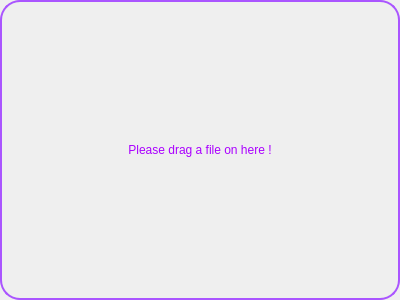
<?xml version="1.0" encoding="UTF-8"?>
<ui version="4.0">
 <class>dragWidget</class>
 <widget class="QWidget" name="dragWidget">
  <property name="enabled">
   <bool>true</bool>
  </property>
  <property name="geometry">
   <rect>
    <x>0</x>
    <y>0</y>
    <width>400</width>
    <height>300</height>
   </rect>
  </property>
  <property name="acceptDrops">
   <bool>false</bool>
  </property>
  <property name="windowTitle">
   <string>Form</string>
  </property>
  <property name="autoFillBackground">
   <bool>false</bool>
  </property>
  <property name="styleSheet">
   <string notr="true"/>
  </property>
  <layout class="QVBoxLayout" name="verticalLayout_2">
   <property name="spacing">
    <number>7</number>
   </property>
   <property name="leftMargin">
    <number>0</number>
   </property>
   <property name="topMargin">
    <number>0</number>
   </property>
   <property name="rightMargin">
    <number>0</number>
   </property>
   <property name="bottomMargin">
    <number>0</number>
   </property>
   <item>
    <widget class="QFrame" name="frame">
     <property name="styleSheet">
      <string notr="true">#frame
{
border : 2px solid;
border-color: rgb(170, 85, 255);
border-radius : 20px;
}</string>
     </property>
     <property name="frameShape">
      <enum>QFrame::StyledPanel</enum>
     </property>
     <property name="frameShadow">
      <enum>QFrame::Raised</enum>
     </property>
     <layout class="QVBoxLayout" name="verticalLayout">
      <item>
       <widget class="QLabel" name="label">
        <property name="acceptDrops">
         <bool>true</bool>
        </property>
        <property name="styleSheet">
         <string notr="true">font: 75 14pt &quot;CountryBlueprint&quot;;
color: rgb(170, 0, 255);
</string>
        </property>
        <property name="frameShape">
         <enum>QFrame::NoFrame</enum>
        </property>
        <property name="frameShadow">
         <enum>QFrame::Plain</enum>
        </property>
        <property name="lineWidth">
         <number>3</number>
        </property>
        <property name="text">
         <string>Please drag a file on here !</string>
        </property>
        <property name="alignment">
         <set>Qt::AlignCenter</set>
        </property>
       </widget>
      </item>
     </layout>
    </widget>
   </item>
  </layout>
 </widget>
 <resources/>
 <connections/>
</ui>
